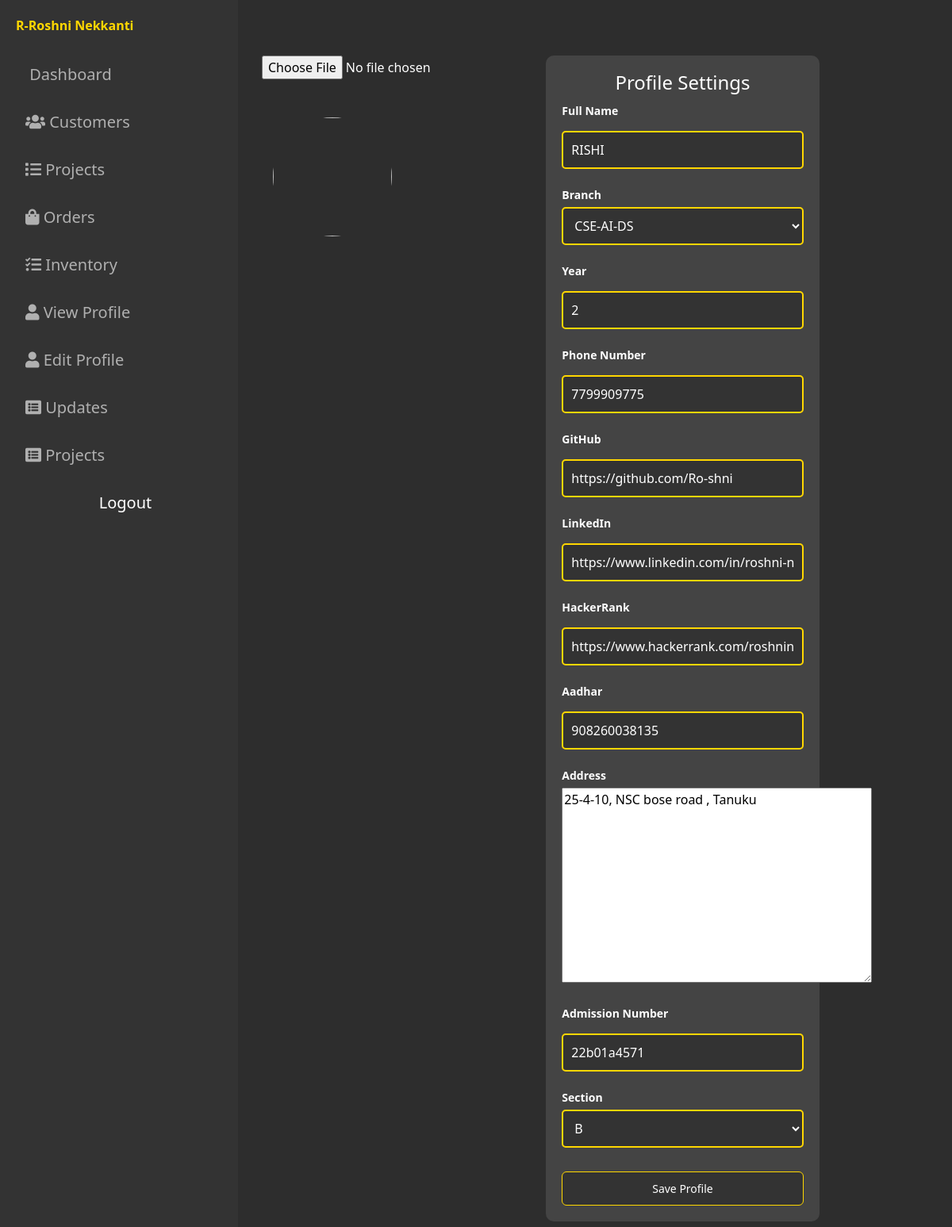
The app's page /contact (signed in), older data.
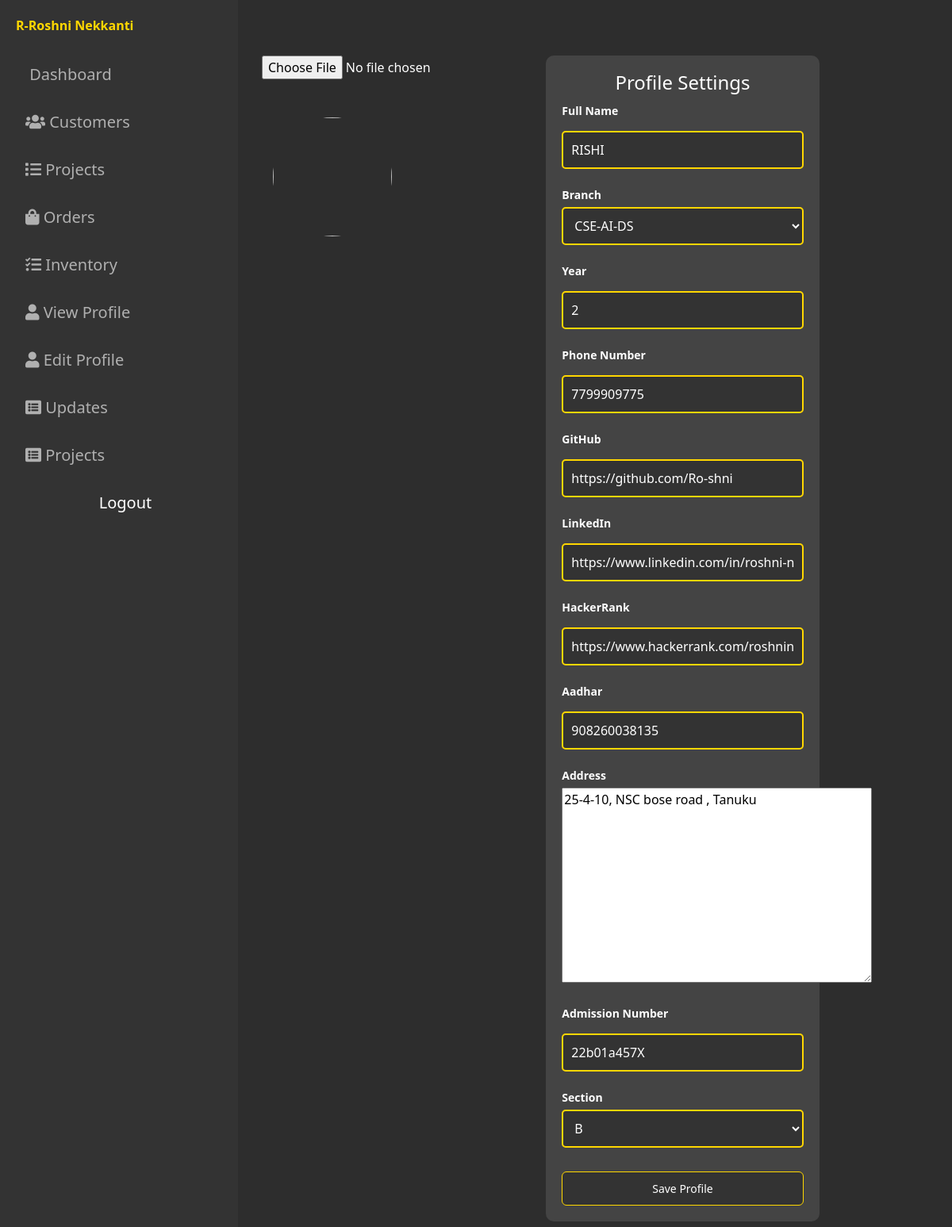
The same page, newer data.
### home/models.py (models this page shows, shortened)
class Contact(models.Model):
    staff = models.OneToOneField(User, on_delete=models.CASCADE,null=True)
    fullname = models.CharField(max_length=60)
    branch = models.CharField(max_length=100,choices=BRANCH,null=True)
    stdyear = models.CharField(max_length=6)
    phno = models.CharField(max_length=12)
    git = models.CharField(max_length=100)
    linkedin = models.CharField(max_length=100)
    hrank = models.CharField(max_length=100)
    aadhar = models.CharField(max_length=16)
    addr = models.TextField()
    adnum=models.CharField(max_length=11)
    image = models.ImageField(default='mysite\templates\avatar.jpg',upload_to='contact_images')
    section = models.CharField(max_length=100,choices=SEC,null=True)

### home/views.py (the view)
# urls.py: path('contact', views.contact, name='contact'),
@login_required(login_url="/login/")
def contact(request):
    try:
        contact = Contact.objects.get(staff=request.user)
    except Contact.DoesNotExist:
        contact = Contact(staff=request.user)
    if request.method == "POST":
        form = contactform(request.POST, instance=contact)
        if form.is_valid():
            form.save()
            messages.success(request, "Contact details updated successfully.")
            return redirect("profile")
    else:
        form = contactform(instance=contact)
    context = {
        "form": form,
    }
    return render(request, "contact.html", context)

### home/forms.py
class contactform(forms.ModelForm):
    class Meta:
        model = Contact
        fields = ['fullname','branch','stdyear','phno','git','linkedin','hrank','aadhar','addr','adnum','section']

### templates/contact.html (shortened to what the changed rows need)
<!DOCTYPE html>
<html lang="en">
<head>
    <link href="https://cdn.jsdelivr.net/npm/bootstrap@5.3.0-alpha3/dist/css/bootstrap.min.css" rel="stylesheet"
>
    <link rel="stylesheet" href="https://use.fontawesome.com/releases/v5.15.2/css/all.css"
>
</head>
<body>
    <div id="main">
        <div class="head">
            <div class="col-div-6">
                <form method="post" action="{% url 'contact' %}">
                    <div class="row">
                        <div class="col-md-5">
                            <div class="profile-section">
                                <div class="form-group">
                                    <label class="labels">Full Name</label>
                                    {{ form.fullname }}
                                </div>
                                <div class="form-group">
                                    <label class="labels">Branch</label>
                                    {{ form.branch }}
                                </div>
                                <div class="form-group">
                                    <label class="labels">Year</label>
                                    {{ form.stdyear }}
                                </div>
                                <div class="form-group">
                                    <label class="labels">Phone Number</label>
                                    {{ form.phno }}
                                </div>
                                <div class="form-group">
                                    <label class="labels">GitHub</label>
                                    {{ form.git }}
                                </div>
                                <div class="form-group">
                                    <label class="labels">LinkedIn</label>
                                    {{ form.linkedin }}
                                </div>
                                <div class="form-group">
                                    <label class="labels">HackerRank</label>
                                    {{ form.hrank }}
                                </div>
                                <div class="form-group">
                                    <label class="labels">Aadhar</label>
                                    {{ form.aadhar }}
                                </div>
                                <div class="form-group">
                                    <label class="labels">Address</label>
                                    {{ form.addr }}
                                </div>
                                <div class="form-group">
                                    <label class="labels">Admission Number</label>
                                    {{ form.adnum }}
                                </div>
                                <div class="form-group">
                                    <label class="labels">Section</label>
                                    {{ form.section }}
                                </div>
                            </div>
                        </div>
                    </div>
                </form>
            </div>
        </div>
    </div>
</body>
</html>

Row changes from the older to the newer data that the page shows:
changed Contact "RISHI": adnum "22b01a4571" → "22b01a457X"
